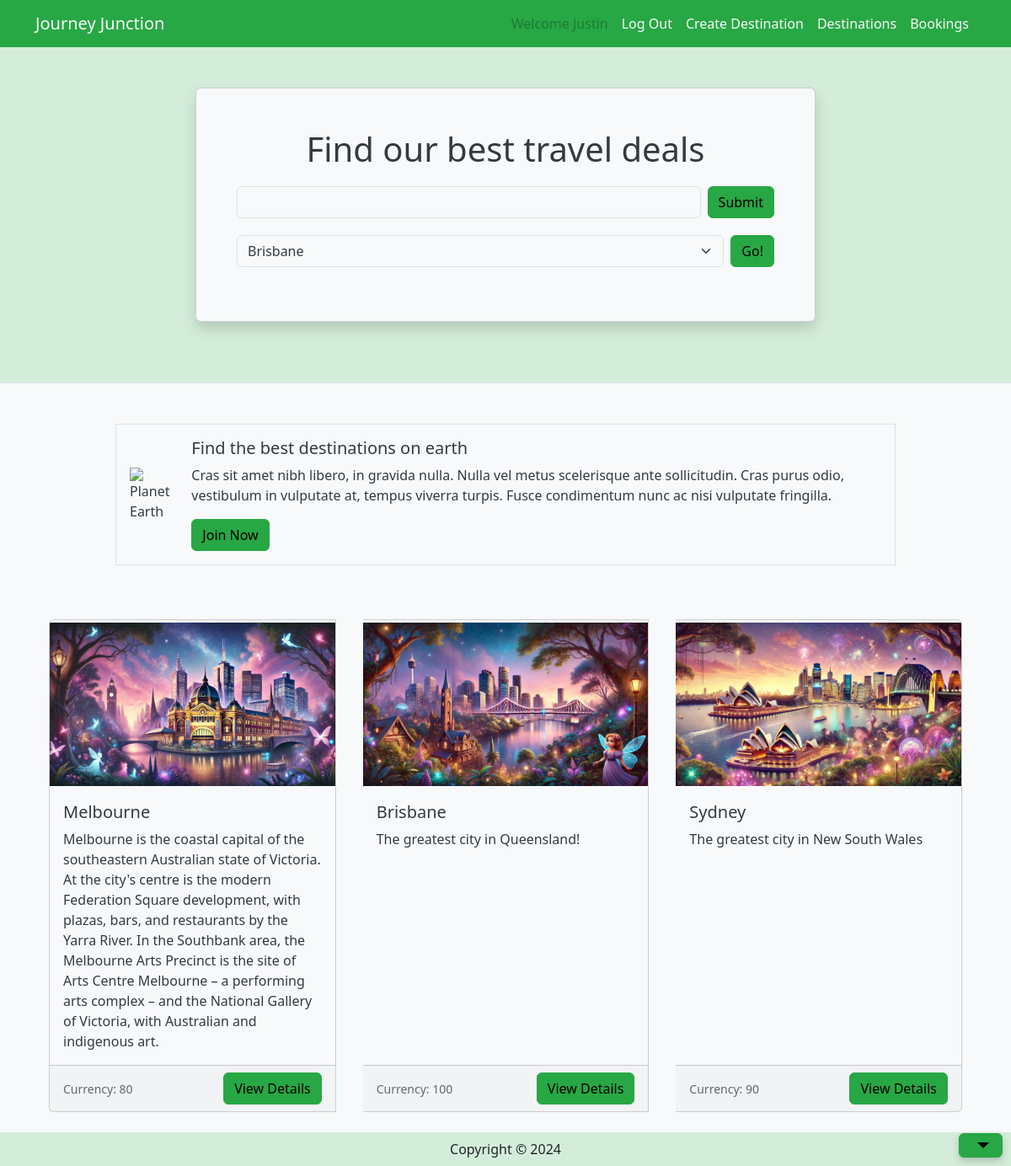
The page / (signed in) on the database its author committed.
### travel/models.py (models this page shows, shortened)
class User(db.Model, UserMixin):
    __tablename__ = 'users'
    id = db.Column(db.Integer, primary_key=True)
    name = db.Column(db.String(100), index=True, unique=True, nullable=False)
    emailId = db.Column(db.String(100), index=True, unique=True, nullable=False)
    password_hash = db.Column(db.String(255), nullable=False)
    comments = db.relationship('Comment', backref='user')

class Destination(db.Model):
    __tablename__ = 'destinations'
    id = db.Column(db.Integer, primary_key=True)
    name = db.Column(db.String(80))
    description = db.Column(db.String(200))
    image = db.Column(db.String(400))
    currency = db.Column(db.String(3))
    comments = db.relationship('Comment', backref='destination')

### travel/views.py (the view)
@mainbp.route('/', methods=['GET', 'POST'])
def index():
    if request.method == 'POST':
        destination_id = request.form.get('destination_id')
        return redirect(url_for('destination.show', id=destination_id))
    destinations = db.session.execute(db.select(Destination)).scalars()
    top_destinations = db.session.scalars(db.select(Destination).order_by(func.random()).limit(3))
    return render_template('index.html', destinations=destinations, top_destinations=top_destinations)

### travel/templates/index.html
{% extends 'base.html' %} {% block header %}
<div class="container">
  <div class="row justify-content-center mt-5 pb-4">
    <div class="col-md-8">
      <div class="card shadow p-5 mb-5 bg-light">
        <h1 class="text-center mb-3">Find our best travel deals</h1>
        <form
          class="form-inline d-flex flex-nowrap"
          action="{{ url_for('main.search') }}"
        >
          <input
            type="text"
            name="search"
            class="form-control flex-grow-1 my-1 mr-sm-2"
            id="SearchForm"
          />
          <button type="submit" class="flex-shrink-1 btn btn-primary my-1 ms-2">
            Submit
          </button>
        </form>
        <form class="form-inline d-flex flex-nowrap" method="POST">
          <select
            class="form-select"
            aria-label="Default select example"
            name="destination_id"
          >
            {% for destination in destinations %}
            <option value="{{ destination.id }}">{{ destination.name }}</option>
            {% endfor %}
          </select>
          <button type="submit" class="flex-shrink-1 btn btn-primary ms-2">
            Go!
          </button>
        </form>
      </div>
    </div>
  </div>
</div>
{% endblock %} {% block content %}
<div class="container">
  <div class="row mt-5 mb-5 justify-content-center">
    <div class="col-md-10">
      <div class="media border p-3 d-flex justify-content-start">
        <img
          class="align-self-center me-3"
          style="max-width: 120px"
          src="https://upload.wikimedia.org/wikipedia/commons/thumb/2/22/Earth_Western_Hemisphere_transparent_background.png/600px-Earth_Western_Hemisphere_transparent_background.png"
          alt="Planet Earth"
        />
        <div class="align-self-center media-body">
          <h5 class="mt-0">Find the best destinations on earth</h5>
          <p class="d-none d-sm-block">
            Cras sit amet nibh libero, in gravida nulla. Nulla vel metus
            scelerisque ante sollicitudin. Cras purus odio, vestibulum in
            vulputate at, tempus viverra turpis. Fusce condimentum nunc ac nisi
            vulputate fringilla.
          </p>
          <a href="#" class="btn btn-primary">Join Now</a>
        </div>
      </div>
    </div>
  </div>
  <div class="card-group my-2">
    {% for destination in top_destinations %}
    <div class="card m-3">
      <img
        class="card-img-top d-flex align-content-start"
        src="{{ destination.image }}"
        alt="{{ destination.name }}"
        style="
          min-height: 200px;
          max-height: 300px;
          min-width: 100%;
          object-fit: contain;
          align-items: start;
        "
      />
      <div class="card-body">
        <h5 class="card-title">{{ destination.name }}</h5>
        <p class="card-text">{{ destination.description }}</p>
      </div>
      <div
        class="card-footer d-flex justify-content-between align-items-center"
      >
        <small class="text-muted">Currency: {{ destination.currency }}</small>
        <a
          href="{{url_for('destination.show', id=destination.id)}}"
          class="btn btn-primary"
        >
          View Details
        </a>
      </div>
    </div>
    {% endfor %}
  </div>
</div>
{% endblock %}

### travel/templates/base.html (shortened to what this page needs)
<html>
  <head>
    <link
      href="https://cdn.jsdelivr.net/npm/bootstrap@5.3.2/dist/css/bootstrap.min.css"
      rel="stylesheet"
    />
    <link
      id="themeStylesheet"
      href="/static/style/css/greenTheme.css"
      rel="stylesheet"
    />
    <link href="/static/style/css/site.css" rel="stylesheet" />
  </head>
  <body>
    <header class="bg-primary-subtle border-bottom">
      <nav class="navbar navbar-expand-lg navbar-light bg-primary">
        <div class="container">
          <a href="/" class="navbar-brand text-light">Journey Junction</a>
          <div
            class="collapse navbar-collapse justify-content-end"
            id="navbarSupportedContent"
          >
            <div class="navbar-nav ml-auto">
              {% if current_user.is_authenticated %}
              <a class="nav-item nav-link disabled text-secondary" href="#"
                >Welcome {{current_user.name}}</a
              >
              <a
                class="nav-item nav-link text-light"
                href="{{url_for('auth.logout')}}"
                >Log Out</a
              >
              {% endif %}
              <a
                class="nav-item nav-link text-light"
                href="/destinations/create"
                >Create Destination</a
              >
              <a class="nav-item nav-link text-light" href="/destinations/1"
                >Destinations</a
              >
              <a class="nav-item nav-link text-light" href="#">Bookings</a>
            </div>
          </div>
        </div>
      </nav>
      {% block header %} {% endblock %}
    </header>
    {% block content %} {% endblock %}
    <footer class="footer">
      <div class="text-center py-2 bg-primary-subtle">
        <span class="text-dark">Copyright &copy; 2024</span>
      </div>
      <div id="themeContainer" class="dropdown fixed-bottom m-3">
        <button
          id="themeSwitcher"
          class="btn btn-primary dropdown-toggle"
          type="button"
          data-bs-toggle="dropdown"
          aria-expanded="false"
        >
        </button>
      </div>
    </footer>
  </body>
</html>

### travel/static/style/css/themeSwitcher.css (style rules this page uses)
#themeSwitcher { position: fixed; bottom: 10px; right: 10px; z-index: 1000; padding: 10px 15px; font-size: 1.5rem; box-shadow: 0 4px 8px rgba(0, 0, 0, 0.2); }

### rows shown on the page
User: name "Justin"
Destination: image (picture), name "Melbourne", description "Melbourne is the coastal capital of the southeastern Australian state of Victoria. At the city's centre is the modern Federation Square development, with plazas, bars, and restaurants by the Yarra River. In the Southbank area, the Melbourne Arts Precinct is the site of Arts Centre Melbourne – a performing arts complex – and the National Gallery of Victoria, with Australian and indigenous art.", currency "80"
Destination: image (picture), name "Brisbane", description "The greatest city in Queensland!", currency "100"
Destination: image (picture), name "Sydney", description "The greatest city in New South Wales", currency "90"

### other values the page prints
form field destination_id "Brisbane"
